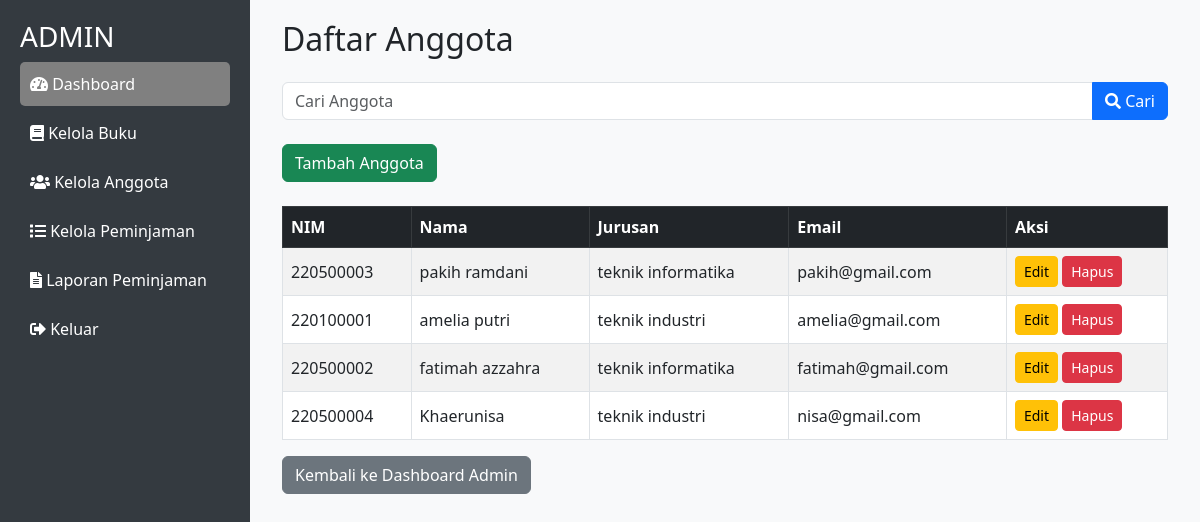
Screenshot of /kelola_anggota.php (signed in) with the database file from the repository.
### tables this page shows
CREATE TABLE `users` (
  `id` int(11) NOT NULL,
  `nim` int(12) DEFAULT NULL,
  `nama` varchar(100) NOT NULL,
  `jurusan` varchar(50) NOT NULL,
  `email` varchar(100) NOT NULL,
  `password` varchar(255) NOT NULL,
  `role` enum('anggota','petugas','admin') NOT NULL
);

### kelola_anggota.php (the view, shortened to what this page needs)
<?php
include 'koneksi.php';
$cari = isset($_GET['cari']) ? $_GET['cari'] : '';
$query = "SELECT * FROM users WHERE role = 'anggota' AND (nim LIKE ? OR nama LIKE ? OR email LIKE ?)";
$stmt = $koneksi->prepare($query);
$searchTerm = "%" . $cari . "%";
$stmt->bind_param('sss', $searchTerm, $searchTerm, $searchTerm);
$stmt->execute();
$result = $stmt->get_result();
?>
<!DOCTYPE html>
<html lang="id">
<head>
    <link href="https://cdn.jsdelivr.net/npm/bootstrap@5.3.0/dist/css/bootstrap.min.css" rel="stylesheet">
    <link href="https://cdnjs.cloudflare.com/ajax/libs/font-awesome/5.15.4/css/all.min.css" rel="stylesheet">
</head>
<body>
    <div class="sidebar">
        <h3>ADMIN</h3>
        <a href="dashboard.php" class="active"><i class="fas fa-tachometer-alt"></i> Dashboard</a>
        <a href="kelola_buku.php"><i class="fas fa-book"></i> Kelola Buku</a>
        <a href="kelola_anggota.php"><i class="fas fa-users"></i> Kelola Anggota</a>
        <a href="kelola_peminjaman.php"><i class="fas fa-list"></i> Kelola Peminjaman</a>
        <a href="laporan_peminjaman.php"><i class="fas fa-file-alt"></i> Laporan Peminjaman</a>
        <a href="logout.php"><i class="fas fa-sign-out-alt"></i> Keluar</a>
    </div>
    <div class="main-content">
        <div class="container">
            <h2 class="mb-4">Daftar Anggota</h2>
            <form action="kelola_anggota.php" method="get" class="mb-4">
                <div class="input-group">
                    <input type="text" class="form-control" name="cari" placeholder="Cari Anggota" value="<?= htmlspecialchars($cari) ?>">
                    <button class="btn btn-primary" type="submit"><i class="fas fa-search"></i> Cari</button>
                </div>
            </form>
            <a href="tambah_anggota.php" class="btn btn-success mb-4">Tambah Anggota</a>
            <table class="table table-bordered table-striped">
                <thead class="table-dark">
                    <tr>
                        <th>NIM</th>
                        <th>Nama</th>
                        <th>Jurusan</th>
                        <th>Email</th>
                        <th>Aksi</th>
                    </tr>
                </thead>
                <tbody>
                    <?php while ($anggota = $result->fetch_assoc()) { ?>
                        <tr>
                            <td><?= htmlspecialchars($anggota['nim']) ?></td>
                            <td><?= htmlspecialchars($anggota['nama']) ?></td>
                            <td><?= htmlspecialchars($anggota['jurusan']) ?></td>
                            <td><?= htmlspecialchars($anggota['email']) ?></td>
                            <td>
                                <a href="edit_anggota.php?id=<?= $anggota['id'] ?>" class="btn btn-warning btn-sm">Edit</a>
                                <a href="hapus_anggota.php?id=<?= $anggota['id'] ?>" class="btn btn-danger btn-sm" onclick="return confirm('Yakin ingin menghapus?')">Hapus</a>
                            </td>
                        </tr>
                    <?php } ?>
                </tbody>
            </table>
            <a href="dashboard_admin.php" class="btn btn-secondary">Kembali ke Dashboard Admin</a>
        </div>
    </div>
</body>
</html>

### kelola_anggota.php (style rules this page uses)
body { background-color: #f8f9fa; display: flex; margin: 0; min-height: 100vh; }
.sidebar { width: 250px; background-color: #343a40; color: white; padding: 20px; height: 100vh; }
.sidebar a { text-decoration: none; color: white; display: block; padding: 10px; border-radius: 5px; margin-bottom: 5px; }
.sidebar a:hover, .sidebar .active { background-color: gray; }
.main-content { flex: 1; padding: 20px; }
.table th, .table td { vertical-align: middle; }

### rows the page displays
users: nim "220500003", nama "pakih ramdani", jurusan "teknik informatika", email "pakih@gmail.com"
users: nim "220100001", nama "amelia putri", jurusan "teknik industri", email "amelia@gmail.com"
users: nim "220500002", nama "fatimah azzahra", jurusan "teknik informatika", email "fatimah@gmail.com"
users: nim "220500004", nama "Khaerunisa", jurusan "teknik industri", email "nisa@gmail.com"
